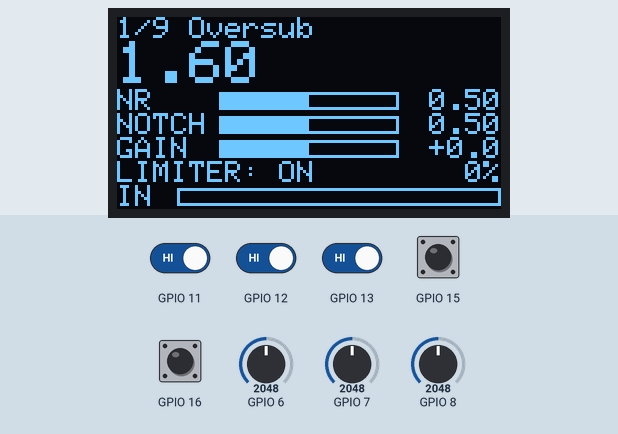
The sketch below on a simulated ESP32-S3. Parts: 128×64 one-colour display. The test bench sets the inputs (shaded band); at power-on: GPIO 11–13, GPIO 15, GPIO 16 HIGH, GPIO 8 = 2048, GPIO 6 = 2048, GPIO 7 = 2048 (analog values on the 0–4095 scale). I2S audio is not simulated (input reads silence); what the sketch prints to the serial monitor is not drawn.

Above: at 1.5 s.
1.6 s: GPIO 8 set to 2013
At 2.4 s:
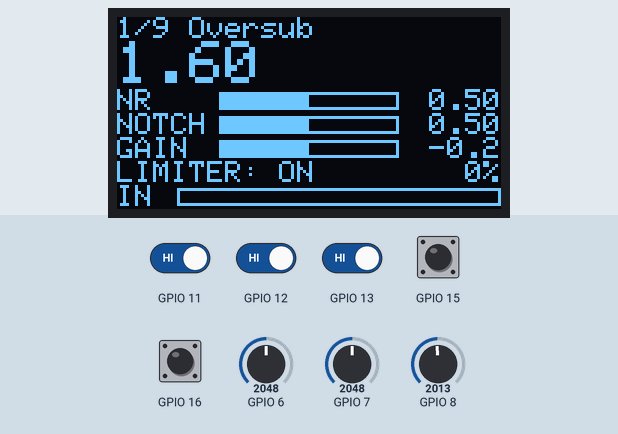
3.4 s: GPIO 13 driven LOW
At 4.3 s:
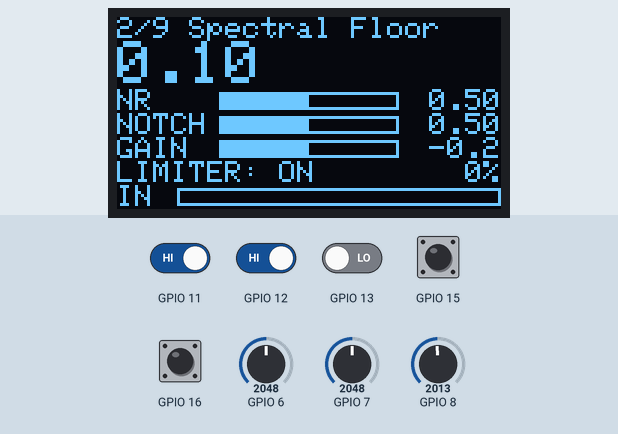
5.4 s: GPIO 15 pulled LOW for 0.15 s
At 6.6 s:
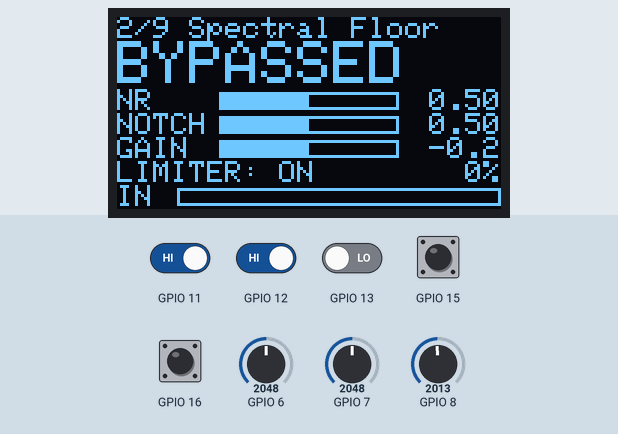
7.0 s: GPIO 16 pulled LOW for 0.15 s
At 8.2 s:
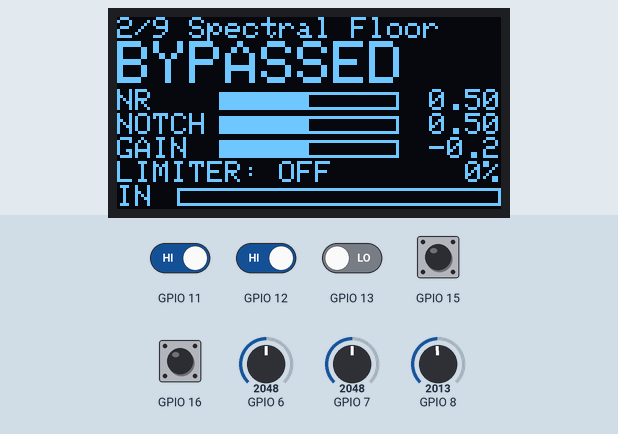
8.6 s: GPIO 8 set to 2866
At 10.4 s:
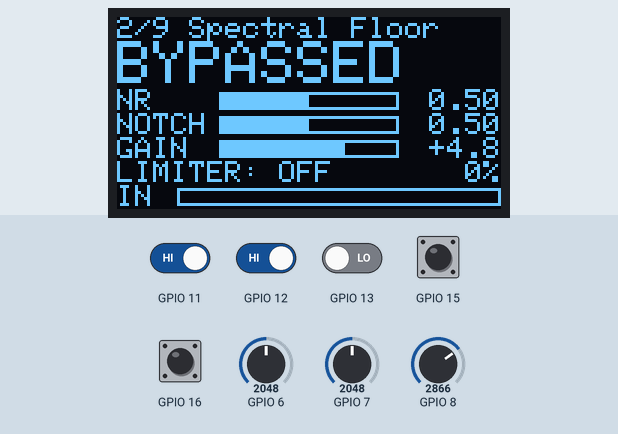
11.1 s: GPIO 15 pulled LOW for 1 s
At 11.7 s:
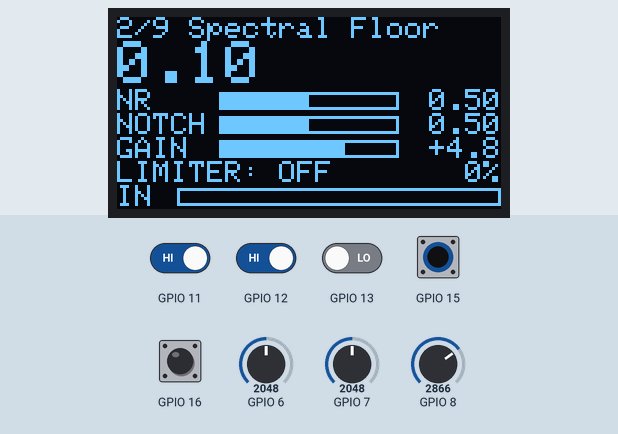
Timing chart, 0 to 14.1 s (numbered marks = the images above; inputs shaded):
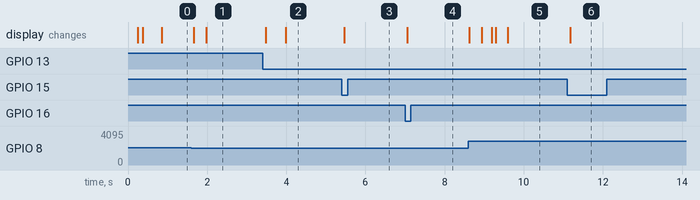

Measured:
- the behaviour switches between 2043 and 2042 on GPIO 8 (found by bisection; images 0 and 1)
- after the input at 1.6 s, the display: first changes after 0.06 s (image 1 shows a later state)
- after the input at 3.4 s, the display: first changes after 0.08 s (image 2 shows a later state)
- after the input at 5.4 s, the display: changes after 0.06 s (image 3)
- after the input at 7.0 s, the display: changes after 0.06 s (image 4)
- after the input at 8.6 s, the display: first changes at once (image 5 shows a later state)
- after the input at 11.1 s, the display: changes after 0.07 s (image 6)

The sketch:

HF_NoiseReduction_ESP32S3_OLED.ino
```cpp
/*
 * HF_NoiseReduction_ESP32S3_OLED.ino
 * ---------------------------------------------------------------------------
 * Digital Noise Reduction Processor for HF Communications Receivers
 * ESP32-S3 + PCM1808 (I2S ADC) + PCM5102 (I2S DAC)
 *
 * OLED VARIANT: identical DSP/audio/physical-controls to the base project,
 * with the 4-digit 7-segment TM1637 display replaced by a 1.3" SH1106
 * 128x64 graphical OLED (I2C, via the Adafruit_SH110X + Adafruit_GFX
 * libraries) for a richer standalone readout -- full parameter names, all
 * three pot values as gauges, bypass/limiter state, and live VAD/tone/CPU
 * telemetry, all visible at once. See README_OLED.md for what's different
 * from the base (TM1637) project, wiring, and a side-by-side comparison;
 * DSP theory, matrix math, latency/CPU/memory budgets, and the I2S
 * hardware bring-up notes are unchanged and covered in the base project's
 * README.md instead of being duplicated here.
 *
 * See README.md in this project folder for:
 *   - Full DSP / matrix-mathematics explanation
 *   - Block diagram
 *   - CPU and memory budget
 *   - Per-stage design rationale
 *   - Testing & validation notes
 *   - Suggested future additions (ANR variants, AGC, EQ, noise blanker,
 *     waterfall/OLED display, SD recording, Bluetooth audio, ...)
 *
 * All of the actual signal processing lives in the other modules:
 *   settings.h    - hardware pins, geometry, runtime-adjustable parameters
 *   matrix.h/.cpp - complex numbers, diagonal "gain matrix" ops, small dense
 *                   matrix utilities, LMS adaptive vector
 *   fft.h/.cpp    - real FFT via half-size complex FFT, Hann window
 *   noise.h/.cpp  - VAD + adaptive noise-floor tracking
 *   wiener.h/.cpp - decision-directed Wiener filter + spectral subtraction
 *   heterodyne.h/.cpp - tone detection, multi-frame tracking, notch matrix
 *   audio.h/.cpp  - I2S duplex driver, ring buffers, Core0/Core1 tasks
 *   controls.h/.cpp - potentiometers, buttons, rotary encoder (standalone
 *                     tuning with no PC/Serial connection needed)
 *   display.h/.cpp  - 1.3" SH1106 128x64 OLED (I2C, via Adafruit_SH110X):
 *                     shows the selected parameter's full name/value, all
 *                     three pot values, bypass/limiter state, and live
 *                     VAD/tone/CPU telemetry at a glance
 *
 * This file only wires everything together and provides human interfaces
 * (Serial commands + physical controls + periodic status reporting).
 * ---------------------------------------------------------------------------
 */

#include <Arduino.h>
#include "settings.h"
#include "audio.h"
#include "controls.h"
#include "display.h"

// The single shared, runtime-adjustable parameter set. Every DSP module
// reads from this instance (declared extern in settings.h).
DSPParams g_params = DSP_PARAMS_DEFAULT;

static uint32_t s_last_report_ms = 0;
#define REPORT_INTERVAL_MS 2000

// -----------------------------------------------------------------------------
// Serial command interface
// -----------------------------------------------------------------------------
// Simple line-based "name value" commands, e.g.:
//   nr 0.7            -> set nr_amount
//   notch_depth 0.95
//   notch_width 80
//   tracking 0.3
//   floor 0.08
//   oversub 2.0
//   speech 0.4
//   attack 10
//   release 100
//   gain -3
//   bypass 1          -> 1 = bypass on, 0 = off
//   limiter 0
//   tone <Hz>         -> diagnostic: output a synthetic sine at <Hz>,
//                        ignoring PCM1808 input entirely. "tone 0" = off.
//                        Use this to check the ESP32->PCM5102->speaker
//                        chain in isolation, e.g. "tone 1000".
//   status            -> print current parameters
//   help              -> list commands
// -----------------------------------------------------------------------------

static void print_help() {
    Serial.println(F("Commands: nr <0-1> | notch_depth <0-1> | notch_width <Hz> |"));
    Serial.println(F("  tracking <0-1> | floor <0-1> | oversub <val> | speech <0-1> |"));
    Serial.println(F("  attack <ms> | release <ms> | gain <dB> | bypass <0/1> |"));
    Serial.println(F("  limiter <0/1> | tone <Hz, 0=off> | status | help"));
}

static void print_status() {
    Serial.println(F("--- Current DSP Parameters ---"));
    Serial.printf("  bypass               : %d\n", g_params.bypass);
    Serial.printf("  test_tone_hz         : %.1f\n", g_params.test_tone_hz);
    Serial.printf("  nr_amount            : %.2f\n", g_params.nr_amount);
    Serial.printf("  oversubtraction      : %.2f\n", g_params.oversubtraction);
    Serial.printf("  spectral_floor       : %.2f\n", g_params.spectral_floor);
    Serial.printf("  noise_tracking_speed : %.2f\n", g_params.noise_tracking_speed);
    Serial.printf("  notch_depth          : %.2f\n", g_params.notch_depth);
    Serial.printf("  notch_width_hz       : %.1f\n", g_params.notch_width_hz);
    Serial.printf("  notch_attack_ms      : %.1f\n", g_params.notch_attack_ms);
    Serial.printf("  notch_release_ms     : %.1f\n", g_params.notch_release_ms);
    Serial.printf("  speech_enhance       : %.2f\n", g_params.speech_enhance);
    Serial.printf("  attack_ms            : %.1f\n", g_params.attack_ms);
    Serial.printf("  release_ms           : %.1f\n", g_params.release_ms);
    Serial.printf("  output_gain_db       : %.1f\n", g_params.output_gain_db);
    Serial.printf("  limiter_enable       : %d\n", g_params.limiter_enable);
}

static float clamp01(float v) { if (v < 0.0f) return 0.0f; if (v > 1.0f) return 1.0f; return v; }

static void handle_command(const String &line) {
    int sp = line.indexOf(' ');
    String cmd = (sp < 0) ? line : line.substring(0, sp);
    String arg = (sp < 0) ? "" : line.substring(sp + 1);
    cmd.trim(); arg.trim();
    float v = arg.toFloat();

    if (cmd == "help")            { print_help(); }
    else if (cmd == "status")     { print_status(); }
    else if (cmd == "nr")         { g_params.nr_amount = clamp01(v); }
    else if (cmd == "notch_depth"){ g_params.notch_depth = clamp01(v); }
    else if (cmd == "notch_width"){ g_params.notch_width_hz = v; }
    else if (cmd == "tracking")   { g_params.noise_tracking_speed = clamp01(v); }
    else if (cmd == "floor")      { g_params.spectral_floor = clamp01(v); }
    else if (cmd == "oversub")    { g_params.oversubtraction = v; }
    else if (cmd == "speech")     { g_params.speech_enhance = clamp01(v); }
    else if (cmd == "attack")     { g_params.attack_ms = v; }
    else if (cmd == "release")    { g_params.release_ms = v; }
    else if (cmd == "gain")       { g_params.output_gain_db = v; }
    else if (cmd == "bypass")     { g_params.bypass = (v != 0.0f); }
    else if (cmd == "limiter")    { g_params.limiter_enable = (v != 0.0f); }
    else if (cmd == "tone")       {
        if (v < 0.0f) v = 0.0f;
        if (v > 8000.0f) v = 8000.0f;   // stay comfortably under Nyquist (22.05 kHz)
        g_params.test_tone_hz = v;
        Serial.printf("test_tone_hz -> %.1f%s\n", v, (v == 0.0f) ? " (off)" : "");
    }
    else if (cmd.length() > 0)    { Serial.println(F("Unknown command. Type 'help'.")); }
}

// -----------------------------------------------------------------------------
// setup / loop
// -----------------------------------------------------------------------------

void setup() {
    Serial.begin(115200);
    delay(200);   // let USB-CDC/UART settle before printing the banner

    Serial.println();
    Serial.println(F("========================================================"));
    Serial.println(F(" HF Communications Receiver - Digital Noise Reduction"));
    Serial.println(F(" ESP32-S3 / PCM1808 / PCM5102"));
    Serial.println(F("========================================================"));
    Serial.printf("FFT size: %d  Hop: %d  Bins: %d  Bin spacing: %.2f Hz\n",
                   FFT_SIZE, HOP_SIZE, NUM_BINS, BIN_HZ);
    Serial.printf("Sample rate: %d Hz  Nominal analysis-window latency: %.1f ms\n",
                   SAMPLE_RATE_HZ, 1000.0f * FFT_SIZE / SAMPLE_RATE_HZ);
    Serial.println(F("(See settings.h for the full latency-budget discussion.)"));
    print_help();

    audio_init();
    controls_init();

    Serial.println(F("(Physical controls also active -- see settings.h pin map"));
    Serial.println(F(" and README for the potentiometer/button/encoder layout.)"));

    s_last_report_ms = millis();
}

void loop() {
    // --- Serial command handling (non-blocking) ---
    static String line;
    while (Serial.available() > 0) {
        char c = (char)Serial.read();
        if (c == '\n' || c == '\r') {
            if (line.length() > 0) { handle_command(line); line = ""; }
        } else {
            line += c;
        }
    }

    // --- Physical controls (pots, buttons, encoder) ---
    controls_update();

    // --- Periodic performance report ---
    uint32_t now = millis();
    if (now - s_last_report_ms >= REPORT_INTERVAL_MS) {
        s_last_report_ms = now;
        Serial.printf(
            "[perf] frames=%lu  last=%.0fus  avg=%.0fus  max=%.0fus  fft=%.0fus  "
            "cpu=%.1f%%  i2s_over=%lu  i2s_under=%lu  freeHeap=%lu\n",
            (unsigned long)g_perf.frames_processed,
            g_perf.last_frame_us, g_perf.avg_frame_us, g_perf.max_frame_us, g_perf.fft_us,
            g_perf.cpu_load_percent,
            (unsigned long)g_perf.i2s_overruns, (unsigned long)g_perf.i2s_underruns,
            (unsigned long)ESP.getFreeHeap());
    }

    delay(5);   // loop() is low priority housekeeping only; all real-time work
                // happens in audio_io_task (Core 0) and dsp_task (Core 1)
}
```

audio.h
```cpp
/*
 * audio.h
 * ---------------------------------------------------------------------------
 * Hardware I/O layer: I2S duplex (PCM1808 RX + PCM5102 TX) driver setup,
 * inter-core lock-free ring buffers, and the two FreeRTOS tasks that move
 * samples between the codecs and the DSP pipeline.
 *
 * CORE SPLIT
 *   Core 0 (audio_io_task): owns the I2S peripheral. Blocking
 *   I2SClass::readBytes()/write() calls (ESP_I2S.h, the documented
 *   Arduino-facing I2S wrapper) live only here, so a slow
 *   or jittery DSP frame on Core 1 can never stall the hardware sample
 *   clock -- it can only cause the ring buffers to run a little fuller or
 *   emptier, which the performance counters make visible (see
 *   AudioPerfStats).
 *
 *   Core 1 (dsp_task): owns the entire spectral pipeline (window -> FFT ->
 *   noise/Wiener/heterodyne -> inverse FFT -> overlap-add). It never touches
 *   the I2S driver directly.
 *
 * The two tasks communicate only through two lock-free single-producer/
 * single-consumer ring buffers (see matrix-free "RingBufferF" below) plus one
 * counting semaphore used purely as a wake-up signal -- there is no shared
 * mutable state that needs a mutex, so there is no possibility of priority
 * inversion or one core blocking the other.
 * ---------------------------------------------------------------------------
 */

#ifndef AUDIO_H
#define AUDIO_H

#include "settings.h"
#include <stdint.h>

// =============================================================================
// Lock-free single-producer/single-consumer float ring buffer.
// Capacity is RING_BUFFER_SIZE (power of two, see settings.h); indices are
// free-running uint32_t counters masked at use, so they wrap safely forever
// (see audio.cpp for the wraparound-safety argument).
// =============================================================================

typedef struct {
    float data[RING_BUFFER_SIZE];
    volatile uint32_t write_idx;   // only written by the producer task
    volatile uint32_t read_idx;    // only written by the consumer task
    volatile uint32_t overrun_count;   // producer: samples dropped (consumer too slow)
    volatile uint32_t underrun_count;  // consumer: samples missing (producer too slow / zero-filled)
} RingBufferF;

void     ring_init(RingBufferF *rb);
uint32_t ring_available(const RingBufferF *rb);          // samples ready to read
uint32_t ring_push(RingBufferF *rb, const float *src, uint32_t n);  // returns count actually pushed
uint32_t ring_pop(RingBufferF *rb, float *dst, uint32_t n);         // returns count actually popped (zero-fills shortfall)

// =============================================================================
// Performance monitoring (read by main.ino for periodic Serial reporting)
// =============================================================================

typedef struct {
    uint32_t frames_processed;
    float    last_frame_us;         // wall-clock time of the most recent DSP frame, microseconds
    float    max_frame_us;          // worst-case frame time observed since boot
    float    avg_frame_us;          // exponentially-smoothed average
    float    fft_us;                // time spent in the two real_fft_* calls (subset of frame time)
    uint32_t i2s_overruns;          // input ring buffer overruns (DSP core falling behind)
    uint32_t i2s_underruns;         // output ring buffer underruns (DSP core falling behind)
    float    cpu_load_percent;      // avg_frame_us / (HOP period in us) * 100
} AudioPerfStats;

extern AudioPerfStats g_perf;

// =============================================================================
// DSP telemetry for the OLED dashboard (display.cpp/controls.cpp): a
// smoothed 0..1 level of the INCOMING (pre-processing) audio, for a VU-
// meter-style bar. Computed from hop_in every frame, before the
// bypass/test-tone/pipeline branch, so it stays live and meaningful in
// every mode -- not otherwise visible outside dsp_task's local state.
//
// Same single-writer (dsp_task, Core 1) / single-reader (loop() /
// controls_update(), Core 0) discipline as AudioPerfStats above: a plain
// float field, no mutex needed, for the same reason the ring buffers'
// plain volatile uint32_t counters don't need one (see the wraparound-
// safety note near the top of this file).
// =============================================================================

typedef struct {
    float input_level;   // 0..1, smoothed peak level of the incoming mic
                          // audio (before any processing) -- see the
                          // VU_METER_* tunables and level computation in
                          // audio.cpp's dsp_task for the ballistics.
} DspStatus;

extern DspStatus g_dsp_status;

// =============================================================================
// Public API
// =============================================================================

// Sets up the I2S peripheral (full-duplex STD mode, ESP32-S3 as master),
// initializes both ring buffers, and launches audio_io_task (Core 0) and
// dsp_task (Core 1). Call once from setup().
void audio_init(void);

#endif // AUDIO_H
```

controls.h
```cpp
/*
 * controls.h
 * ---------------------------------------------------------------------------
 * Physical control surface: potentiometers, push buttons, and a rotary
 * encoder, so the unit can be tuned standalone with no PC/Serial connection.
 * See settings.h ("PHYSICAL CONTROLS") for the pin map and overall layout
 * rationale -- unchanged from the base TM1637 project; only the display
 * module (display.h/.cpp) and this file's secondary-parameter table
 * (now full names + printf-style value formatting, since the OLED has room
 * for that) differ between the two builds.
 *
 * This is a SECOND way to change g_params, alongside the Serial command
 * interface in the main .ino -- both write to the same shared struct, so
 * whichever you touch last "wins" for that field. That's an intentional,
 * simple design: there's no arbitration needed because a human is only ever
 * driving one interface at a time in practice.
 * ---------------------------------------------------------------------------
 */

#ifndef CONTROLS_H
#define CONTROLS_H

#include "settings.h"

// One-time setup: configures ADC attenuation/resolution, pin modes, and the
// encoder's interrupt-driven quadrature decoder. Call once from setup(),
// after g_params has its initial values (so the "currently selected
// secondary parameter" table can capture valid starting pointers).
void controls_init(void);

// Polls the potentiometers and buttons, drains the encoder's ISR-accumulated
// step count, updates g_params accordingly, and redraws the OLED dashboard
// from the current state. Call frequently (e.g. every iteration of loop(),
// which runs at ~150-200 Hz in this project) -- button debounce and pot
// smoothing are time-based, not call-count-based, so calling it more or
// less often doesn't change control behaviour, just latency (though it does
// change the OLED's effective refresh rate, since this is also where
// display_update() is called from).
void controls_update(void);

#endif // CONTROLS_H
```

Source omitted: audio.cpp (21649 bytes), controls.cpp (13271 bytes), display.cpp (8545 bytes), display.h (3522 bytes), fft.cpp (8357 bytes), fft.h (3701 bytes), heterodyne.cpp (12536 bytes), heterodyne.h (3918 bytes), matrix.cpp (5312 bytes), matrix.h (9134 bytes), noise.cpp (8386 bytes), noise.h (4064 bytes) and 3 more
